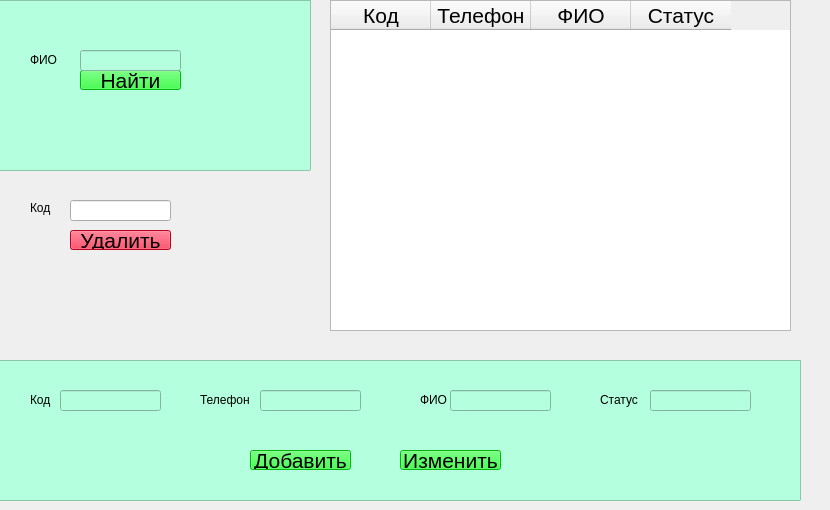
    <widget class="QWidget" name="tab_3">
     <attribute name="title">
      <string>Сотрудники</string>
     </attribute>
     <widget class="QScrollArea" name="scrollArea_3">
      <property name="geometry">
       <rect>
        <x>350</x>
        <y>0</y>
        <width>441</width>
        <height>331</height>
       </rect>
      </property>
      <property name="widgetResizable">
       <bool>true</bool>
      </property>
      <widget class="QWidget" name="scrollAreaWidgetContents_3">
       <property name="geometry">
        <rect>
         <x>0</x>
         <y>0</y>
         <width>439</width>
         <height>329</height>
        </rect>
       </property>
      </widget>
     </widget>
     <widget class="QTableWidget" name="tableWidget_7">
      <property name="geometry">
       <rect>
        <x>330</x>
        <y>0</y>
        <width>461</width>
        <height>331</height>
       </rect>
      </property>
      <column>
       <property name="text">
        <string>Код</string>
       </property>
       <property name="font">
        <font>
         <pointsize>16</pointsize>
        </font>
       </property>
      </column>
      <column>
       <property name="text">
        <string>Телефон</string>
       </property>
       <property name="font">
        <font>
         <pointsize>16</pointsize>
        </font>
       </property>
      </column>
      <column>
       <property name="text">
        <string>ФИО</string>
       </property>
       <property name="font">
        <font>
         <pointsize>16</pointsize>
        </font>
       </property>
      </column>
      <column>
       <property name="text">
        <string>Статус</string>
       </property>
       <property name="font">
        <font>
         <pointsize>16</pointsize>
        </font>
       </property>
       <property name="background">
        <color>
         <red>255</red>
         <green>73</green>
         <blue>66</blue>
        </color>
       </property>
       <property name="foreground">
        <brush brushstyle="NoBrush">
         <color alpha="255">
          <red>0</red>
          <green>0</green>
          <blue>0</blue>
         </color>
        </brush>
       </property>
      </column>
     </widget>
     <widget class="QLabel" name="label_23">
      <property name="geometry">
       <rect>
        <x>30</x>
        <y>200</y>
        <width>31</width>
        <height>16</height>
       </rect>
      </property>
      <property name="text">
       <string>Код</string>
      </property>
     </widget>
     <widget class="QLineEdit" name="lineEdit_mat_7">
      <property name="geometry">
       <rect>
        <x>70</x>
        <y>200</y>
        <width>101</width>
        <height>21</height>
       </rect>
      </property>
     </widget>
     <widget class="QPushButton" name="pushButton_delete">
      <property name="geometry">
       <rect>
        <x>70</x>
        <y>230</y>
        <width>101</width>
        <height>20</height>
       </rect>
      </property>
      <property name="font">
       <font>
        <pointsize>16</pointsize>
       </font>
      </property>
      <property name="styleSheet">
       <string notr="true">background-color: rgb(255, 0, 42);</string>
      </property>
      <property name="text">
       <string>Удалить</string>
      </property>
     </widget>
     <widget class="QFrame" name="frame_2">
      <property name="geometry">
       <rect>
        <x>-20</x>
        <y>360</y>
        <width>821</width>
        <height>141</height>
       </rect>
      </property>
      <property name="styleSheet">
       <string notr="true">background-color: rgb(180, 255, 221);</string>
      </property>
      <property name="frameShape">
       <enum>QFrame::StyledPanel</enum>
      </property>
      <property name="frameShadow">
       <enum>QFrame::Raised</enum>
      </property>
      <widget class="QLabel" name="label_29">
       <property name="geometry">
        <rect>
         <x>50</x>
         <y>30</y>
         <width>31</width>
         <height>20</height>
        </rect>
       </property>
       <property name="text">
        <string>Код</string>
       </property>
      </widget>
      <widget class="QLineEdit" name="lineEdit_mat_8">
       <property name="geometry">
        <rect>
         <x>80</x>
         <y>30</y>
         <width>101</width>
         <height>21</height>
        </rect>
       </property>
      </widget>
      <widget class="QLabel" name="label_28">
       <property name="geometry">
        <rect>
         <x>220</x>
         <y>30</y>
         <width>61</width>
         <height>20</height>
        </rect>
       </property>
       <property name="text">
        <string>Телефон</string>
       </property>
      </widget>
      <widget class="QLineEdit" name="lineEdit_mat_9">
       <property name="geometry">
        <rect>
         <x>280</x>
         <y>30</y>
         <width>101</width>
         <height>21</height>
        </rect>
       </property>
      </widget>
      <widget class="QLabel" name="label_32">
       <property name="geometry">
        <rect>
         <x>440</x>
         <y>30</y>
         <width>31</width>
         <height>20</height>
        </rect>
       </property>
       <property name="text">
        <string>ФИО</string>
       </property>
      </widget>
      <widget class="QLineEdit" name="lineEdit_mat_11">
       <property name="geometry">
        <rect>
         <x>470</x>
         <y>30</y>
         <width>101</width>
         <height>21</height>
        </rect>
       </property>
      </widget>
      <widget class="QLabel" name="label_30">
       <property name="geometry">
        <rect>
         <x>620</x>
         <y>30</y>
         <width>51</width>
         <height>20</height>
        </rect>
       </property>
       <property name="text">
        <string>Статус</string>
       </property>
      </widget>
      <widget class="QLineEdit" name="lineEdit_mat_10">
       <property name="geometry">
        <rect>
         <x>670</x>
         <y>30</y>
         <width>101</width>
         <height>21</height>
        </rect>
       </property>
      </widget>
      <widget class="QPushButton" name="pushButton_delete_4">
       <property name="geometry">
        <rect>
         <x>270</x>
         <y>90</y>
         <width>101</width>
         <height>20</height>
        </rect>
       </property>
       <property name="font">
        <font>
         <pointsize>16</pointsize>
        </font>
       </property>
       <property name="styleSheet">
        <string notr="true">background-color: rgb(255, 0, 42);
background-color: rgb(0, 255, 18);</string>
       </property>
       <property name="text">
        <string>Добавить</string>
       </property>
      </widget>
      <widget class="QPushButton" name="pushButton_delete_3">
       <property name="geometry">
        <rect>
         <x>420</x>
         <y>90</y>
         <width>101</width>
         <height>20</height>
        </rect>
       </property>
       <property name="font">
        <font>
         <pointsize>16</pointsize>
        </font>
       </property>
       <property name="styleSheet">
        <string notr="true">background-color: rgb(255, 0, 42);
background-color: rgb(0, 255, 18);</string>
       </property>
       <property name="text">
        <string>Изменить</string>
       </property>
      </widget>
     </widget>
     <widget class="QFrame" name="frame_5">
      <property name="geometry">
       <rect>
        <x>-10</x>
        <y>0</y>
        <width>321</width>
        <height>171</height>
       </rect>
      </property>
      <property name="styleSheet">
       <string notr="true">background-color: rgb(180, 255, 221);</string>
      </property>
      <property name="frameShape">
       <enum>QFrame::StyledPanel</enum>
      </property>
      <property name="frameShadow">
       <enum>QFrame::Raised</enum>
      </property>
      <widget class="QLabel" name="label_25">
       <property name="geometry">
        <rect>
         <x>40</x>
         <y>50</y>
         <width>31</width>
         <height>20</height>
        </rect>
       </property>
       <property name="text">
        <string>ФИО</string>
       </property>
      </widget>
      <widget class="QPushButton" name="pushButton_delete_2">
       <property name="geometry">
        <rect>
         <x>90</x>
         <y>70</y>
         <width>101</width>
         <height>20</height>
        </rect>
       </property>
       <property name="font">
        <font>
         <pointsize>16</pointsize>
        </font>
       </property>
       <property name="styleSheet">
        <string notr="true">background-color: rgb(255, 0, 42);
background-color: rgb(0, 255, 18);</string>
       </property>
       <property name="text">
        <string>Найти</string>
       </property>
      </widget>
      <widget class="QLineEdit" name="lineEdit_mat_18">
       <property name="geometry">
        <rect>
         <x>90</x>
         <y>50</y>
         <width>101</width>
         <height>21</height>
        </rect>
       </property>
      </widget>
     </widget>
    </widget>
